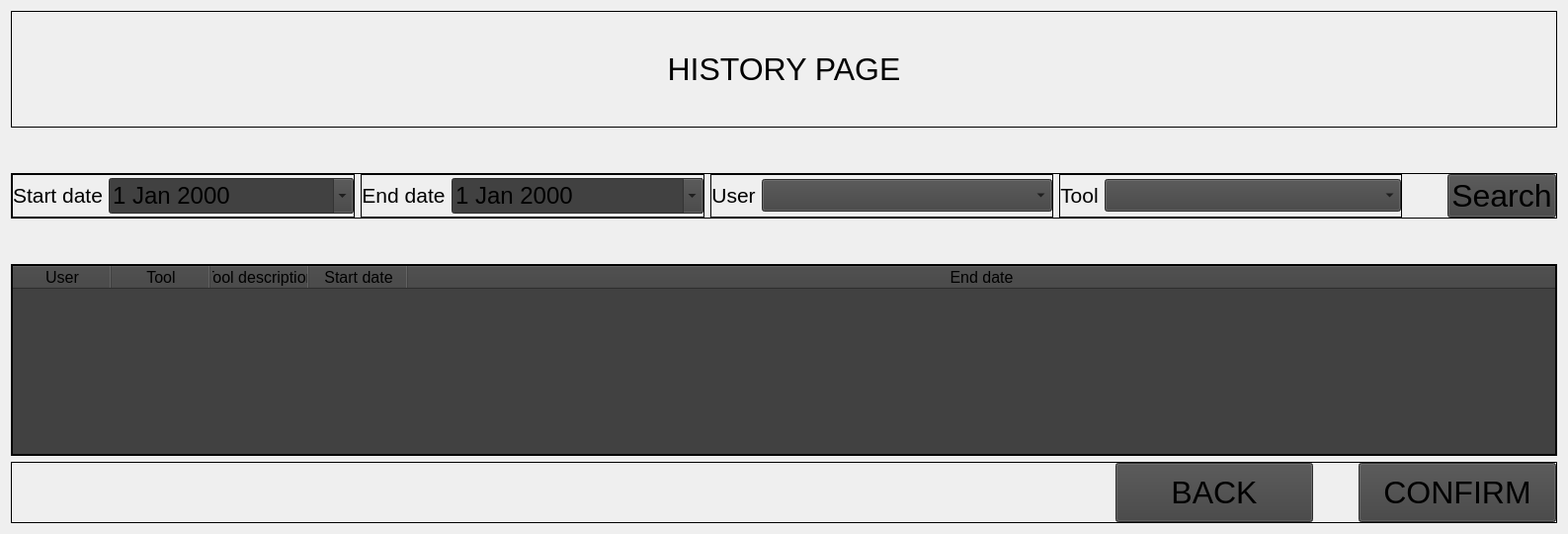
         <widget class="QWidget" name="historyPage">
          <layout class="QVBoxLayout" name="verticalLayout_6">
           <item>
            <widget class="QFrame" name="historyPageFrame">
             <property name="frameShape">
              <enum>QFrame::Shape::Box</enum>
             </property>
             <property name="frameShadow">
              <enum>QFrame::Shadow::Plain</enum>
             </property>
             <layout class="QVBoxLayout" name="verticalLayout_7">
              <property name="leftMargin">
               <number>0</number>
              </property>
              <property name="topMargin">
               <number>0</number>
              </property>
              <property name="rightMargin">
               <number>0</number>
              </property>
              <property name="bottomMargin">
               <number>0</number>
              </property>
              <item>
               <spacer name="verticalSpacer_19">
                <property name="orientation">
                 <enum>Qt::Orientation::Vertical</enum>
                </property>
                <property name="sizeType">
                 <enum>QSizePolicy::Policy::Minimum</enum>
                </property>
                <property name="sizeHint" stdset="0">
                 <size>
                  <width>20</width>
                  <height>40</height>
                 </size>
                </property>
               </spacer>
              </item>
              <item>
               <widget class="QLabel" name="historyPageLabel">
                <property name="sizePolicy">
                 <sizepolicy hsizetype="Preferred" vsizetype="Minimum">
                  <horstretch>0</horstretch>
                  <verstretch>0</verstretch>
                 </sizepolicy>
                </property>
                <property name="font">
                 <font>
                  <pointsize>24</pointsize>
                 </font>
                </property>
                <property name="text">
                 <string>HISTORY PAGE</string>
                </property>
                <property name="alignment">
                 <set>Qt::AlignmentFlag::AlignCenter</set>
                </property>
               </widget>
              </item>
              <item>
               <spacer name="verticalSpacer_18">
                <property name="orientation">
                 <enum>Qt::Orientation::Vertical</enum>
                </property>
                <property name="sizeType">
                 <enum>QSizePolicy::Policy::Minimum</enum>
                </property>
                <property name="sizeHint" stdset="0">
                 <size>
                  <width>20</width>
                  <height>40</height>
                 </size>
                </property>
               </spacer>
              </item>
             </layout>
            </widget>
           </item>
           <item>
            <spacer name="verticalSpacer_17">
             <property name="orientation">
              <enum>Qt::Orientation::Vertical</enum>
             </property>
             <property name="sizeType">
              <enum>QSizePolicy::Policy::Minimum</enum>
             </property>
             <property name="sizeHint" stdset="0">
              <size>
               <width>20</width>
               <height>40</height>
              </size>
             </property>
            </spacer>
           </item>
           <item>
            <widget class="QFrame" name="historyFilterFrame">
             <property name="frameShape">
              <enum>QFrame::Shape::Box</enum>
             </property>
             <property name="frameShadow">
              <enum>QFrame::Shadow::Plain</enum>
             </property>
             <layout class="QHBoxLayout" name="horizontalLayout_8">
              <property name="spacing">
               <number>6</number>
              </property>
              <property name="leftMargin">
               <number>0</number>
              </property>
              <property name="topMargin">
               <number>0</number>
              </property>
              <property name="rightMargin">
               <number>0</number>
              </property>
              <property name="bottomMargin">
               <number>0</number>
              </property>
              <item>
               <widget class="QFrame" name="historyStartDateFrame">
                <property name="frameShape">
                 <enum>QFrame::Shape::Box</enum>
                </property>
                <property name="frameShadow">
                 <enum>QFrame::Shadow::Plain</enum>
                </property>
                <layout class="QHBoxLayout" name="horizontalLayout_4">
                 <property name="leftMargin">
                  <number>0</number>
                 </property>
                 <property name="topMargin">
                  <number>0</number>
                 </property>
                 <property name="rightMargin">
                  <number>0</number>
                 </property>
                 <property name="bottomMargin">
                  <number>0</number>
                 </property>
                 <item>
                  <widget class="QLabel" name="historySartDateLabel">
                   <property name="sizePolicy">
                    <sizepolicy hsizetype="Fixed" vsizetype="Fixed">
                     <horstretch>0</horstretch>
                     <verstretch>0</verstretch>
                    </sizepolicy>
                   </property>
                   <property name="font">
                    <font>
                     <pointsize>16</pointsize>
                    </font>
                   </property>
                   <property name="text">
                    <string>Start date</string>
                   </property>
                   <property name="alignment">
                    <set>Qt::AlignmentFlag::AlignCenter</set>
                   </property>
                  </widget>
                 </item>
                 <item>
                  <widget class="QDateEdit" name="historyStartDateEdit">
                   <property name="sizePolicy">
                    <sizepolicy hsizetype="Minimum" vsizetype="Fixed">
                     <horstretch>0</horstretch>
                     <verstretch>0</verstretch>
                    </sizepolicy>
                   </property>
                   <property name="minimumSize">
                    <size>
                     <width>0</width>
                     <height>30</height>
                    </size>
                   </property>
                   <property name="font">
                    <font>
                     <pointsize>18</pointsize>
                    </font>
                   </property>
                   <property name="cursor">
                    <cursorShape>PointingHandCursor</cursorShape>
                   </property>
                   <property name="styleSheet">
                    <string notr="true">background-color: rgb(65, 65, 65);</string>
                   </property>
                   <property name="calendarPopup">
                    <bool>true</bool>
                   </property>
                  </widget>
                 </item>
                </layout>
               </widget>
              </item>
              <item>
               <widget class="QFrame" name="historyEndDateFrame">
                <property name="frameShape">
                 <enum>QFrame::Shape::Box</enum>
                </property>
                <property name="frameShadow">
                 <enum>QFrame::Shadow::Plain</enum>
                </property>
                <layout class="QHBoxLayout" name="horizontalLayout_5">
                 <property name="leftMargin">
                  <number>0</number>
                 </property>
                 <property name="topMargin">
                  <number>0</number>
                 </property>
                 <property name="rightMargin">
                  <number>0</number>
                 </property>
                 <property name="bottomMargin">
                  <number>0</number>
                 </property>
                 <item>
                  <widget class="QLabel" name="historyEndDateLabel">
                   <property name="sizePolicy">
                    <sizepolicy hsizetype="Fixed" vsizetype="Fixed">
                     <horstretch>0</horstretch>
                     <verstretch>0</verstretch>
                    </sizepolicy>
                   </property>
                   <property name="font">
                    <font>
                     <pointsize>16</pointsize>
                    </font>
                   </property>
                   <property name="text">
                    <string>End date</string>
                   </property>
                   <property name="alignment">
                    <set>Qt::AlignmentFlag::AlignCenter</set>
                   </property>
                  </widget>
                 </item>
                 <item>
                  <widget class="QDateEdit" name="historyEndDateEdit">
                   <property name="minimumSize">
                    <size>
                     <width>0</width>
                     <height>30</height>
                    </size>
                   </property>
                   <property name="font">
                    <font>
                     <pointsize>18</pointsize>
                    </font>
                   </property>
                   <property name="cursor">
                    <cursorShape>PointingHandCursor</cursorShape>
                   </property>
                   <property name="styleSheet">
                    <string notr="true">background-color: rgb(65, 65, 65);</string>
                   </property>
                   <property name="calendarPopup">
                    <bool>true</bool>
                   </property>
                  </widget>
                 </item>
                </layout>
               </widget>
              </item>
              <item>
               <widget class="QFrame" name="historyUserFrame">
                <property name="frameShape">
                 <enum>QFrame::Shape::Box</enum>
                </property>
                <property name="frameShadow">
                 <enum>QFrame::Shadow::Plain</enum>
                </property>
                <layout class="QHBoxLayout" name="horizontalLayout_6">
                 <property name="leftMargin">
                  <number>0</number>
                 </property>
                 <property name="topMargin">
                  <number>0</number>
                 </property>
                 <property name="rightMargin">
                  <number>0</number>
                 </property>
                 <property name="bottomMargin">
                  <number>0</number>
                 </property>
                 <item>
                  <widget class="QLabel" name="historyUserLabel">
                   <property name="sizePolicy">
                    <sizepolicy hsizetype="Fixed" vsizetype="Fixed">
                     <horstretch>0</horstretch>
                     <verstretch>0</verstretch>
                    </sizepolicy>
                   </property>
                   <property name="font">
                    <font>
                     <pointsize>16</pointsize>
                    </font>
                   </property>
                   <property name="text">
                    <string>User</string>
                   </property>
                   <property name="alignment">
                    <set>Qt::AlignmentFlag::AlignCenter</set>
                   </property>
                  </widget>
                 </item>
                 <item>
                  <widget class="QComboBox" name="historyUserComboBox">
                   <property name="minimumSize">
                    <size>
                     <width>0</width>
                     <height>0</height>
                    </size>
                   </property>
                   <property name="font">
                    <font>
                     <pointsize>16</pointsize>
                    </font>
                   </property>
                   <property name="cursor">
                    <cursorShape>PointingHandCursor</cursorShape>
                   </property>
                   <property name="styleSheet">
                    <string notr="true">background-color: rgb(65, 65, 65);</string>
                   </property>
                  </widget>
                 </item>
                </layout>
               </widget>
              </item>
              <item>
               <widget class="QFrame" name="historyToolFrame">
                <property name="frameShape">
                 <enum>QFrame::Shape::Box</enum>
                </property>
                <property name="frameShadow">
                 <enum>QFrame::Shadow::Plain</enum>
                </property>
                <layout class="QHBoxLayout" name="horizontalLayout_7">
                 <property name="leftMargin">
                  <number>0</number>
                 </property>
                 <property name="topMargin">
                  <number>0</number>
                 </property>
                 <property name="rightMargin">
                  <number>0</number>
                 </property>
                 <property name="bottomMargin">
                  <number>0</number>
                 </property>
                 <item>
                  <widget class="QLabel" name="historyToolLable">
                   <property name="sizePolicy">
                    <sizepolicy hsizetype="Fixed" vsizetype="Fixed">
                     <horstretch>0</horstretch>
                     <verstretch>0</verstretch>
                    </sizepolicy>
                   </property>
                   <property name="font">
                    <font>
                     <pointsize>16</pointsize>
                    </font>
                   </property>
                   <property name="text">
                    <string>Tool</string>
                   </property>
                   <property name="alignment">
                    <set>Qt::AlignmentFlag::AlignCenter</set>
                   </property>
                  </widget>
                 </item>
                 <item>
                  <widget class="QComboBox" name="historyToolComboBox">
                   <property name="font">
                    <font>
                     <pointsize>16</pointsize>
                    </font>
                   </property>
                   <property name="cursor">
                    <cursorShape>PointingHandCursor</cursorShape>
                   </property>
                   <property name="styleSheet">
                    <string notr="true">background-color: rgb(65, 65, 65);</string>
                   </property>
                  </widget>
                 </item>
                </layout>
               </widget>
              </item>
              <item>
               <spacer name="horizontalSpacer_21">
                <property name="orientation">
                 <enum>Qt::Orientation::Horizontal</enum>
                </property>
                <property name="sizeType">
                 <enum>QSizePolicy::Policy::Fixed</enum>
                </property>
                <property name="sizeHint" stdset="0">
                 <size>
                  <width>40</width>
                  <height>20</height>
                 </size>
                </property>
               </spacer>
              </item>
              <item>
               <widget class="QPushButton" name="historySearchPushButton">
                <property name="sizePolicy">
                 <sizepolicy hsizetype="Fixed" vsizetype="Fixed">
                  <horstretch>0</horstretch>
                  <verstretch>0</verstretch>
                 </sizepolicy>
                </property>
                <property name="minimumSize">
                 <size>
                  <width>100</width>
                  <height>30</height>
                 </size>
                </property>
                <property name="font">
                 <font>
                  <pointsize>24</pointsize>
                 </font>
                </property>
                <property name="cursor">
                 <cursorShape>PointingHandCursor</cursorShape>
                </property>
                <property name="styleSheet">
                 <string notr="true">background-color: rgb(65, 65, 65);</string>
                </property>
                <property name="text">
                 <string>Search</string>
                </property>
               </widget>
              </item>
             </layout>
            </widget>
           </item>
           <item>
            <spacer name="verticalSpacer_16">
             <property name="orientation">
              <enum>Qt::Orientation::Vertical</enum>
             </property>
             <property name="sizeType">
              <enum>QSizePolicy::Policy::Preferred</enum>
             </property>
             <property name="sizeHint" stdset="0">
              <size>
               <width>20</width>
               <height>40</height>
              </size>
             </property>
            </spacer>
           </item>
           <item>
            <widget class="QFrame" name="historyTableFrame">
             <property name="frameShape">
              <enum>QFrame::Shape::Box</enum>
             </property>
             <property name="frameShadow">
              <enum>QFrame::Shadow::Plain</enum>
             </property>
             <layout class="QHBoxLayout" name="horizontalLayout_9">
              <property name="leftMargin">
               <number>0</number>
              </property>
              <property name="topMargin">
               <number>0</number>
              </property>
              <property name="rightMargin">
               <number>0</number>
              </property>
              <property name="bottomMargin">
               <number>0</number>
              </property>
              <item>
               <widget class="QTableWidget" name="historyTableWidget">
                <property name="font">
                 <font>
                  <pointsize>12</pointsize>
                 </font>
                </property>
                <property name="cursor" stdset="0">
                 <cursorShape>PointingHandCursor</cursorShape>
                </property>
                <property name="autoFillBackground">
                 <bool>false</bool>
                </property>
                <property name="styleSheet">
                 <string notr="true">background-color: rgb(65, 65, 65);</string>
                </property>
                <property name="frameShape">
                 <enum>QFrame::Shape::Box</enum>
                </property>
                <property name="frameShadow">
                 <enum>QFrame::Shadow::Plain</enum>
                </property>
                <property name="alternatingRowColors">
                 <bool>true</bool>
                </property>
                <property name="textElideMode">
                 <enum>Qt::TextElideMode::ElideRight</enum>
                </property>
                <attribute name="horizontalHeaderCascadingSectionResizes">
                 <bool>false</bool>
                </attribute>
                <attribute name="horizontalHeaderStretchLastSection">
                 <bool>true</bool>
                </attribute>
                <attribute name="verticalHeaderCascadingSectionResizes">
                 <bool>false</bool>
                </attribute>
                <attribute name="verticalHeaderMinimumSectionSize">
                 <number>24</number>
                </attribute>
                <attribute name="verticalHeaderDefaultSectionSize">
                 <number>30</number>
                </attribute>
                <attribute name="verticalHeaderStretchLastSection">
                 <bool>false</bool>
                </attribute>
                <column>
                 <property name="text">
                  <string>User</string>
                 </property>
                 <property name="font">
                  <font>
                   <pointsize>12</pointsize>
                  </font>
                 </property>
                </column>
                <column>
                 <property name="text">
                  <string>Tool</string>
                 </property>
                 <property name="font">
                  <font>
                   <pointsize>12</pointsize>
                  </font>
                 </property>
                </column>
                <column>
                 <property name="text">
                  <string>Tool description</string>
                 </property>
                 <property name="font">
                  <font>
                   <pointsize>12</pointsize>
                  </font>
                 </property>
                </column>
                <column>
                 <property name="text">
                  <string>Start date</string>
                 </property>
                 <property name="font">
                  <font>
                   <pointsize>12</pointsize>
                  </font>
                 </property>
                </column>
                <column>
                 <property name="text">
                  <string>End date</string>
                 </property>
                 <property name="font">
                  <font>
                   <pointsize>12</pointsize>
                  </font>
                 </property>
                </column>
               </widget>
              </item>
             </layout>
            </widget>
           </item>
           <item>
            <widget class="QFrame" name="historyBtnFrame">
             <property name="frameShape">
              <enum>QFrame::Shape::Box</enum>
             </property>
             <property name="frameShadow">
              <enum>QFrame::Shadow::Plain</enum>
             </property>
             <layout class="QHBoxLayout" name="horizontalLayout_10">
              <property name="leftMargin">
               <number>0</number>
              </property>
              <property name="topMargin">
               <number>0</number>
              </property>
              <property name="rightMargin">
               <number>0</number>
              </property>
              <property name="bottomMargin">
               <number>0</number>
              </property>
              <item>
               <spacer name="horizontalSpacer_22">
                <property name="orientation">
                 <enum>Qt::Orientation::Horizontal</enum>
                </property>
                <property name="sizeHint" stdset="0">
                 <size>
                  <width>1117</width>
                  <height>20</height>
                 </size>
                </property>
               </spacer>
              </item>
              <item>
               <widget class="QPushButton" name="historyBackPushButton">
                <property name="sizePolicy">
                 <sizepolicy hsizetype="Minimum" vsizetype="Minimum">
                  <horstretch>0</horstretch>
                  <verstretch>0</verstretch>
                 </sizepolicy>
                </property>
                <property name="minimumSize">
                 <size>
                  <width>200</width>
                  <height>60</height>
                 </size>
                </property>
                <property name="font">
                 <font>
                  <pointsize>24</pointsize>
                 </font>
                </property>
                <property name="cursor">
                 <cursorShape>PointingHandCursor</cursorShape>
                </property>
                <property name="styleSheet">
                 <string notr="true">background-color: rgb(65, 65, 65);</string>
                </property>
                <property name="text">
                 <string>BACK</string>
                </property>
               </widget>
              </item>
              <item>
               <spacer name="horizontalSpacer_23">
                <property name="orientation">
                 <enum>Qt::Orientation::Horizontal</enum>
                </property>
                <property name="sizeType">
                 <enum>QSizePolicy::Policy::Minimum</enum>
                </property>
                <property name="sizeHint" stdset="0">
                 <size>
                  <width>40</width>
                  <height>20</height>
                 </size>
                </property>
               </spacer>
              </item>
              <item>
               <widget class="QPushButton" name="historyConfirmPushButton">
                <property name="sizePolicy">
                 <sizepolicy hsizetype="Minimum" vsizetype="Minimum">
                  <horstretch>0</horstretch>
                  <verstretch>0</verstretch>
                 </sizepolicy>
                </property>
                <property name="minimumSize">
                 <size>
                  <width>200</width>
                  <height>60</height>
                 </size>
                </property>
                <property name="font">
                 <font>
                  <pointsize>24</pointsize>
                 </font>
                </property>
                <property name="cursor">
                 <cursorShape>PointingHandCursor</cursorShape>
                </property>
                <property name="styleSheet">
                 <string notr="true">background-color: rgb(65, 65, 65);</string>
                </property>
                <property name="text">
                 <string>CONFIRM</string>
                </property>
               </widget>
              </item>
             </layout>
            </widget>
           </item>
          </layout>
         </widget>
